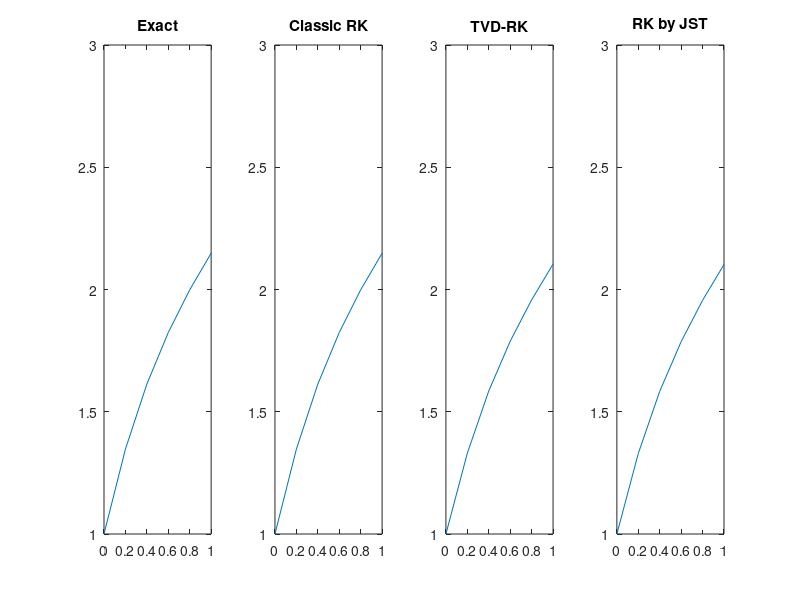

This figure's MATLAB source:
%% Runge Kutta Schemes
%**************************************************************************
% Solve and compare two simple IVP's:
%
%  {1} du/dt = -2u + t + 4, with IC: u(0) = 1
%  {2} du/dt = sin(pi*t),   with IC: u(0) = 1
%  {3} du/dt = EXP(t),      with IC: u(0) = 1
%
% Based on:
%
% Gottlieb and Shu (1998) 
% Mathematics of Computation
% Vol. 67, No. 221. PP. 73-85
%
% Parviz Moin 
% Numerical Method for Engineering and Science
% McGraw-Hill 2nd Ed. (2008)
%
% Coded by: Manuel Diaz 2012.12.07
%
%**************************************************************************
%% Clear Workspace
clear all; close all; clc;

%% Define t, dt and tEnd
t0 = 0; tEnd = 1.0; dt = 0.2;
tsteps = t0:dt:tEnd;
t_iter = t0:dt:tEnd-dt;

%% Define number of stages to use
No_stages = 4; % only stages 1,2 and 3 are available.

%% Choose IVP to study
IVPn = 1;

% Define residual
% Tor this IVP problem the residual is defined as: 
switch IVPn
    case{1}
        residual = @(v,x) -2*v + x + 4;
    case{2}
        residual = @(v,x) sin(2*pi*x);
    case{3}
        residual = @(v,x) exp(x);
end

% Compute exact solution
switch IVPn
    case{1}
        u_exact = 1/4*(2*tsteps - 3*exp(-2*tsteps) + 7);
    case{2}
        u_exact = (2*pi+1-cos(2*pi*tsteps))/(2*pi);
    case{3}
        u_exact = exp(tsteps);
end

% Plot exact solution
figure
range = [t0,tEnd,1,3]; % plot range 
subplot(1,4,1); plot(tsteps,u_exact); title('Exact'); axis(range);

%% Load IC
u = 1;

%% Run RK Classical integration schemes
i = 1;
u_RK(i) = u; % first known value in time
for t = t_iter
    switch No_stages
        case{1} % 1st Order Euler time Stepping
            u_next = u + dt*residual(u,t);
            
        case{2} % RK 2nd Order
            u_1 = u + dt/2*residual(u,t);
            u_next = u + dt*residual(u_1,t+1/2*dt);
            
        case{3} % RK 3th Order
            k1 = dt*residual(u,t);
            k2 = dt*residual(u+1/2*k1,t+1/2*dt);
            k3 = dt*residual(u-k1+2*k2,t+dt);
            u_next = u + 1/6*(k1 + 4*k2 + k3);
                        
        case{4} % RK 4th Order
            k1 = dt*residual(u,t);
            k2 = dt*residual(u+1/2*k1,t+1/2*dt);
            k3 = dt*residual(u+1/2*k2,t+1/2*dt);
            k4 = dt*residual(u+k3,t+dt);
            u_next = u + 1/6*(k1 + 2*k2 + 2*k3 + k4);
            
        otherwise
            error('Not a case available')
    end
    i=i+1;
    u_RK(i) = u_next; % Capture info per iteration
    u = u_next;     % update info
end
%% Plot TVD-RK solution
subplot(1,4,2); plot(tsteps,u_RK); title('Classic RK'); axis(range);

%% Interlude
clear u; u = 1;

%% Run TVD-RK integration
i = 1;
u_TVD(i) = u; %first known value in time
for t = t_iter
    switch No_stages
        case{1} % 1st Order Euler time Stepping
            u_next = u + dt*residual(u,t);
            
        case{2} % TVD-RK 2nd Order
            u_1 = u + dt*residual(u,t);
            u_next = 1/2*u + 1/2*u_1 + 1/2*dt*residual(u_1,t);
            
        case{3} % TVD-RK 3rd Order
            u_1 = u + dt*residual(u,t);
            u_2 = 3/4*u + 1/4*u_1 + 1/4*dt*residual(u_1,t);
            u_next = 1/3*u + 2/3*u_2 + 2/3*dt*residual(u_2,t);
            
        case{4} % TVD-RK 3rd Order
            u_1 = u + dt*residual(u,t);
            u_2 = 3/4*u + 1/4*u_1 + 1/4*dt*residual(u_1,t);
            u_next = 1/3*u + 2/3*u_2 + 2/3*dt*residual(u_2,t);
            
        otherwise
            error('Not a case available')
    end
    i=i+1;
    u_TVD(i) = u_next; % Capture info per iteration
    u = u_next;     % update info
end

%% Plot TVD-RK solution
subplot(1,4,3); plot(tsteps,u_TVD); title('TVD-RK'); axis(range);

%% Interlude
clear u; u = 1;

%% Run JST-RK 
% general time integrator by Jameson, Schmidt and Turkel:
i = 1;
u_JST(i) = u; %first known value in time
for t = t_iter
    %***************************************
    % Stage 0
    sgima = u;
    % Stages 1 to n
    for stage = No_stages:-1:1
       sgima = u + (dt/stage)*residual(sgima,t);
    end
    u_next = sgima;
    %***************************************
    i=i+1;
    u_JST(i) = u_next; % Capture info per iteration
    u = u_next;     % update info
end

%% Plot TVD-RK solution
subplot(1,4,4); plot(tsteps,u_JST); title('RK by JST'); axis(range);

%% Print Comparisons
error_RK  = abs(u_exact - u_RK); fprintf('Classic RK error\n'); fprintf('%e\t',error_RK); fprintf('\n\n');
error_TVD = abs(u_exact - u_TVD); fprintf('RK-TVD error\n'); fprintf('%e\t',error_TVD); fprintf('\n\n');
error_JST = abs(u_exact - u_JST); fprintf('JST-TVD error\n'); fprintf('%e\t',error_JST); fprintf('\n\n');
